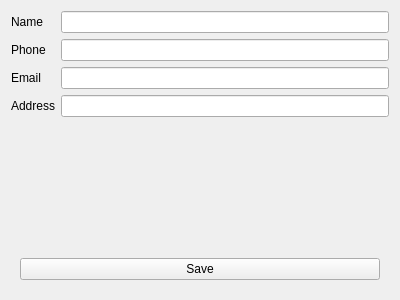
<?xml version="1.0" encoding="UTF-8"?>
<ui version="4.0">
 <class>UpdateUserView</class>
 <widget class="QWidget" name="UpdateUserView">
  <property name="geometry">
   <rect>
    <x>0</x>
    <y>0</y>
    <width>400</width>
    <height>300</height>
   </rect>
  </property>
  <property name="windowTitle">
   <string>Form</string>
  </property>
  <layout class="QVBoxLayout" name="verticalLayout" stretch="1,0">
   <item>
    <layout class="QGridLayout" name="editUserLayout">
     <item row="1" column="0">
      <widget class="QLabel" name="PhoneLabel">
       <property name="text">
        <string>Phone</string>
       </property>
      </widget>
     </item>
     <item row="2" column="0">
      <widget class="QLabel" name="emailLabel">
       <property name="text">
        <string>Email</string>
       </property>
      </widget>
     </item>
     <item row="3" column="0">
      <widget class="QLabel" name="addressLabel">
       <property name="text">
        <string>Address</string>
       </property>
      </widget>
     </item>
     <item row="0" column="0">
      <widget class="QLabel" name="nameLabel">
       <property name="text">
        <string>Name</string>
       </property>
      </widget>
     </item>
     <item row="0" column="1">
      <widget class="QLineEdit" name="nameLineEdit"/>
     </item>
     <item row="1" column="1">
      <widget class="QLineEdit" name="phoneLineEdit"/>
     </item>
     <item row="2" column="1">
      <widget class="QLineEdit" name="emailLineEdit"/>
     </item>
     <item row="3" column="1">
      <widget class="QLineEdit" name="addressLineEdit"/>
     </item>
    </layout>
   </item>
   <item>
    <widget class="QWidget" name="saveLayout" native="true">
     <property name="maximumSize">
      <size>
       <width>16777215</width>
       <height>200</height>
      </size>
     </property>
     <layout class="QVBoxLayout" name="verticalLayout_2">
      <item>
       <widget class="QLabel" name="errorLabel">
        <property name="text">
         <string/>
        </property>
        <property name="alignment">
         <set>Qt::AlignmentFlag::AlignCenter</set>
        </property>
       </widget>
      </item>
      <item>
       <widget class="QPushButton" name="saveButton">
        <property name="text">
         <string>Save</string>
        </property>
       </widget>
      </item>
     </layout>
    </widget>
   </item>
  </layout>
 </widget>
 <resources/>
 <connections/>
</ui>
